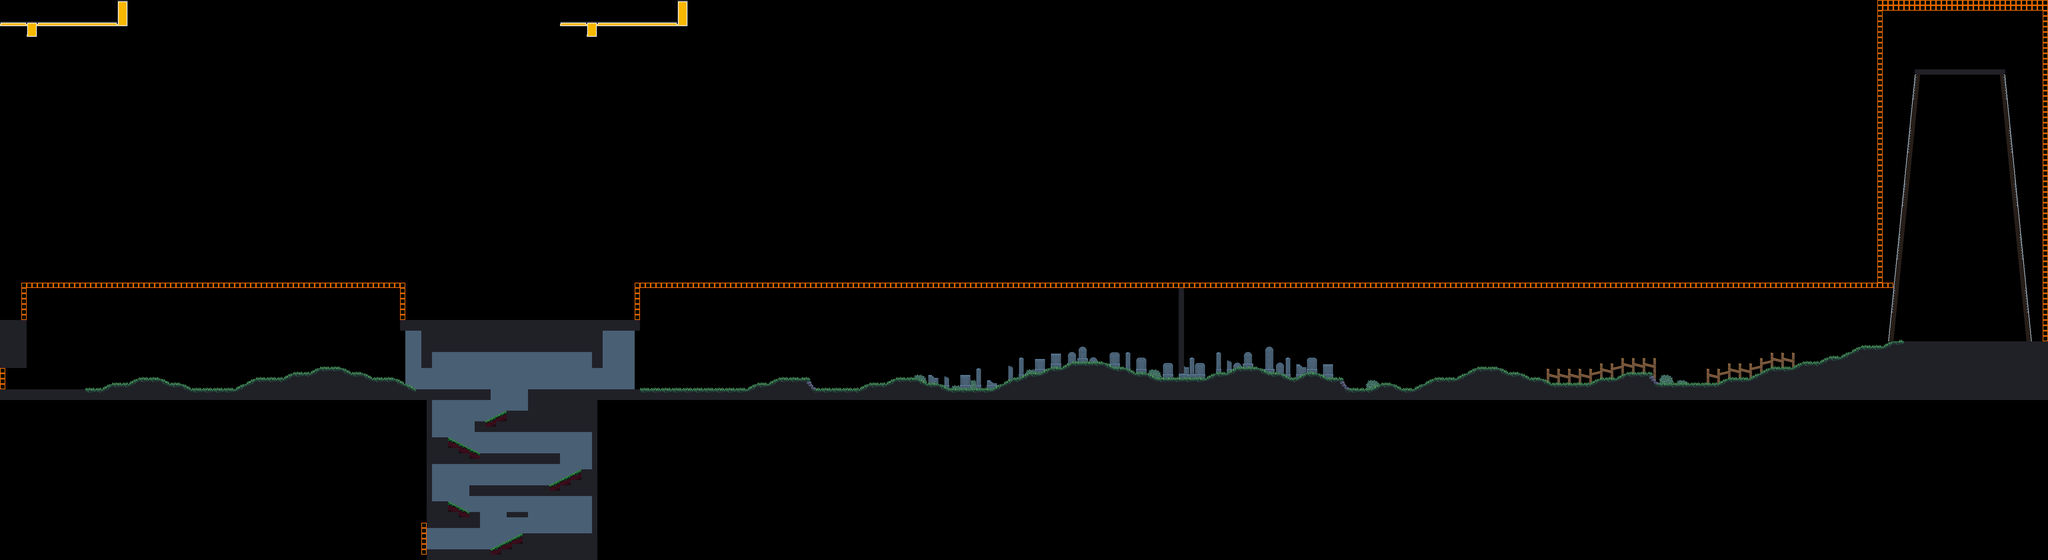

This is a level from a 2D game, rendered from its Tiled map with the project's own tilesets. A one-line summary and the map file follow, with tile-layer data summarised:
An orthogonal 384x105 tile map with 16x16 px tiles, 3 tile layers (back1, front, map), 2 tilesets and 9 objects (2x Rain, 2x Tranistion, 2x Player, 2x Trigger, WIP).

<map version="1.0" orientation="orthogonal" renderorder="right-down" width="384" height="105" tilewidth="16" tileheight="16" nextobjectid="12">
 <tileset firstgid="1" name="map" tilewidth="16" tileheight="16" tilecount="256" columns="16">
  <image source="../img/tiles/maptiles.gif" width="256" height="256" />
 </tileset>
 <tileset firstgid="257" name="lighthouse" tilewidth="16" tileheight="16" tilecount="1024" columns="32">
  <image source="../img/tiles/lighthouse.png" width="512" height="512" />
 </tileset>
 <layer name="back1" width="384" height="105">
  <data>[40320 cells, 1843 non-empty, 41 distinct tile ids]</data>
 </layer>
 <layer name="front" width="384" height="105">
  <data>[40320 cells, 3366 non-empty, 54 distinct tile ids]</data>
 </layer>
 <layer name="map" width="384" height="105">
  <data>[40320 cells, 72 non-empty, 11 distinct tile ids]</data>
 </layer>
 <objectgroup name="objects">
  <object id="1" name="Rain" x="80" y="944" width="1120" height="16">
   <properties>
    <property name="dropdensity" type="float" value="1" />
   </properties>
  </object>
  <object id="2" name="Rain" x="1920" y="944" width="3728" height="16">
   <properties>
    <property name="dropdensity" type="float" value="1" />
   </properties>
  </object>
  <object id="3" name="Tranistion" x="16" y="1104" width="16" height="64">
   <properties>
    <property name="map" value="temple1.tmx" />
    <property name="start" value="templerear" />
   </properties>
  </object>
  <object id="4" name="Player" x="64" y="1136" width="16" height="32">
   <properties>
    <property name="start" value="templerear" />
   </properties>
  </object>
  <object id="6" name="Player" x="1328" y="1616" width="16" height="32">
   <properties>
    <property name="start" value="temp4_pits" />
   </properties>
  </object>
  <object id="7" name="Tranistion" x="1280" y="1584" width="16" height="64">
   <properties>
    <property name="map" value="firepits.tmx" />
    <property name="start" value="temp4_pits" />
   </properties>
  </object>
  <object id="8" name="Trigger" x="1296" y="1584" width="80" height="64">
   <properties>
    <property name="background" value="darksky" />
    <property name="darkness" value="1" />
    <property name="darknesscolor" value="0.6,0.6,0.65" />
    <property name="music" value="music_temple4" />
    <property name="retrigger" type="int" value="0" />
   </properties>
  </object>
  <object id="9" name="Trigger" x="32" y="1104" width="80" height="64">
   <properties>
    <property name="background" value="darksky" />
    <property name="darkness" value="1" />
    <property name="darknesscolor" value="0.6,0.6,0.65" />
    <property name="music" value="music_temple4" />
    <property name="retrigger" type="int" value="0" />
   </properties>
  </object>
  <object id="10" name="WIP" x="3472" y="1104" width="32" height="32" />
 </objectgroup>
</map>
